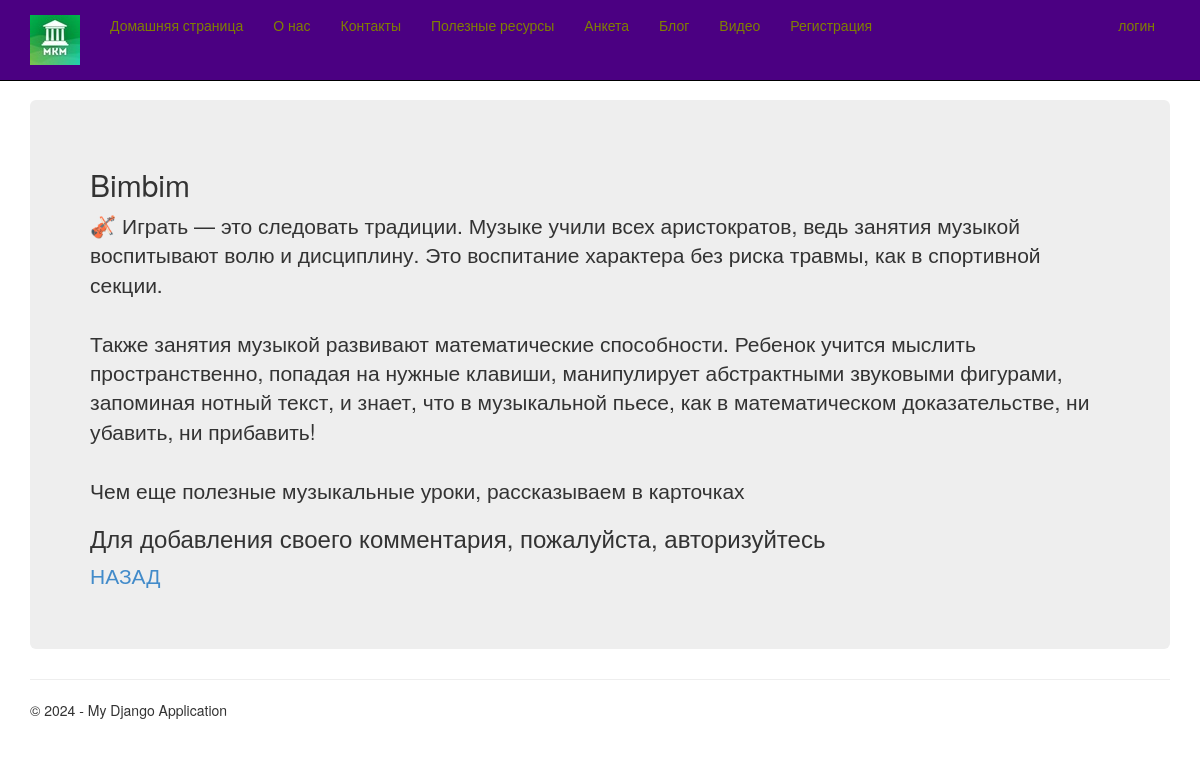
Screenshot of /blogpost/2/ with the database file from the repository.
### app/models.py (models this page shows, shortened)
class Blog(models.Model):
    title = models.CharField(max_length = 100, unique_for_date = "posted", verbose_name = "Заголовок")
    author = models.ForeignKey(User, null=True, blank=True, on_delete = models.SET_NULL, verbose_name = "Автор")
    description = models.TextField(verbose_name = "Краткое содержание")
    content = models.TextField(verbose_name = "Полное содержание")
    posted = models.DateTimeField(default = datetime.now(),db_index = True,verbose_name = "Опубликована")
    image = models.FileField(default = 'temp.jpg', verbose_name = 'Путь к картинке')
    class Meta:
        db_table = "Posts"
        ordering = ["-posted"]
        verbose_name = "Статья блога"
        verbose_name_plural = "Статьи блога"

### app/views.py (the view)
# urls.py: path('blogpost/<int:parametr>/', views.blogpost, name='blogpost'),
def blogpost(request,parametr):
    assert isinstance(request,HttpRequest)
    post_1 = Blog.objects.get(id=parametr)
    comments = Comment.objects.filter(post=parametr)
    if request.method == "POST": # после отправки данных формы на сервер методом POST
        form = CommentForm(request.POST)
        if form.is_valid():
            comment_f = form.save(commit=False)
            comment_f.author = request.user # добавляем (так как этого поля нет в форме) в модель Комментария (Comment) в поле автор авторизованного пользователя
            comment_f.date = datetime.now() # добавляем в модель Комментария (Comment) текущую дату
            comment_f.post = Blog.objects.get(id=parametr) # добавляем в модель Комментария (Comment) статью, для которой данный комментарий
            comment_f.save() # сохраняем изменения после добавления полей
            return redirect('blogpost', parametr=post_1.id) # переадресация на ту же страницу статьи после отправки комментария
    else:
        form = CommentForm() # создание формы для ввода комментария
    return render(
        request,
        'app/blogpost.html',
        {
            'post_1':post_1,
            'comments': comments, # передача всех комментариев к данной статье в шаблон веб-страницы
            'form': form, # передача формы добавления комментария в шаблон веб-страницы
            'year':datetime.now().year,
            }
        )

### app/templates/app/blogpost.html (shortened to what this page needs)
{% extends "app/layout.html" %}
{% block content %}
<div class="jumbotron">
    <h2>{{post_1.title}}</h2>
    <p>{{post_1.content|linebreaksbr}}</p>
    {% if user.is_authenticated %}
    <h3>Добавить комментарий</h3>
    <form method="POST">
        {% csrf_token %}
        <div>
            {{form.as_p}}
            <button type="submit" class="save btn btn-default"> Отправить комментарий </button>
        </div>
    </form>
    {% else %}
    <h3> Для добавления своего комментария, пожалуйста, авторизуйтесь </h3>
    {% endif %}
    <p><a href="{% url 'blog' %}">НАЗАД</a></p>
</div>
{% endblock %}

### app/static/app/content/site.css (style rules this page uses)
body { padding-top: 100px; padding-bottom: 20px; }

### rows the page displays
Blog: title "Bimbim", content "🎻 Играть — это следовать традиции. Музыке учили всех аристократов, ведь занятия музыкой воспитывают волю и дисциплину. Это воспитание характера без риска травмы, как в спортивной секции. Также занятия музыкой развивают математические способности. Ребенок учится мыслить пространственно, попадая на нужные клавиши, манипулирует абстрактными звуковыми фигурами, запоминая нотный текст, и знает, что в музыкальной пьесе, как в математическом доказательстве, ни убавить, ни прибавить! Чем еще полезные музыкальные уроки, рассказываем в карточках"
